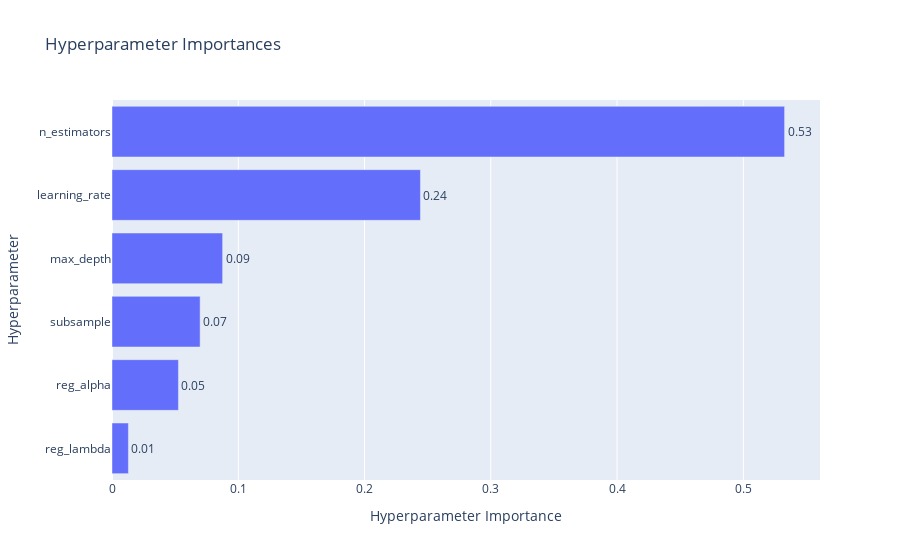

The notebook cell this image was saved under:
### Code cell
# Plot parameter importances
plot_param_importances(study)

### Figure 1 — Plotly figure (JSON) as saved in the notebook; plotly's stock layout.template omitted (floating-point values rounded to 4 significant figures)
{"data": [{"cliponaxis": false, "hovertemplate": ["reg_lambda (FloatDistribution): 0.012985419423191777<extra></extra>", "reg_alpha (FloatDistribution): 0.05263145158993847<extra></extra>", "subsample (FloatDistribution): 0.06978978497690806<extra></extra>", "max_depth (IntDistribution): 0.08762404782531587<extra></extra>", "learning_rate (FloatDistribution): 0.24427893255801758<extra></extra>", "n_estimators (IntDistribution): 0.5326903636266284<extra></extra>"], "name": "Objective Value", "orientation": "h", "text": ["0.01", "0.05", "0.07", "0.09", "0.24", "0.53"], "textposition": "outside", "type": "bar", "x": [0.01299, 0.05263, 0.06979, 0.08762, 0.2443, 0.5327], "y": ["reg_lambda", "reg_alpha", "subsample", "max_depth", "learning_rate", "n_estimators"]}], "layout": {"title": {"text": "Hyperparameter Importances"}, "xaxis": {"title": {"text": "Hyperparameter Importance"}}, "yaxis": {"title": {"text": "Hyperparameter"}}}}
